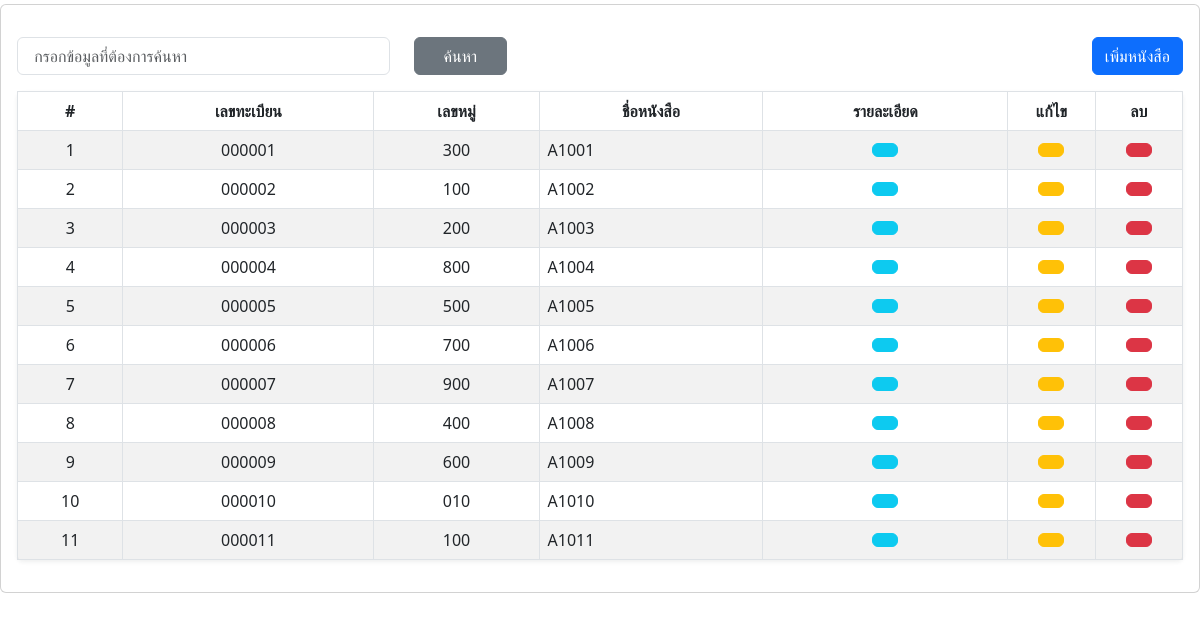
Page /staff/page/books.php on the committed database.
### tables this page shows
CREATE TABLE `books` (
  `id_bk` varchar(20) NOT NULL COMMENT 'เลขทะเบียนหนังสือ',
  `id_cate` varchar(20) NOT NULL COMMENT 'เลขหมวดหมู่',
  `name_cate` varchar(50) NOT NULL COMMENT 'ชื่อหมวดหมู่',
  `name_bk` varchar(50) NOT NULL COMMENT 'ชื่อหนังสือ',
  `detail_bk` varchar(200) NOT NULL COMMENT 'รายละเอียด',
  `create_at` timestamp NOT NULL DEFAULT current_timestamp()
);

### staff/page/books.php (the view, shortened to what this page needs)
<?php require $_SERVER['DOCUMENT_ROOT']."/user63202040097/src/Database/conn.php"; ?>
<?php
    if(isset($_POST['search'])){
        $books_data = $_POST["books_data"];
        $sql = "SELECT * FROM
        books WHERE id_bk LIKE '%$books_data%'
        OR name_bk LIKE '%$books_data%'
        OR id_cate LIKE '%$books_data%'
        ORDER BY id_bk ASC";
        $result = mysqli_query($conn,$sql);
        $count = mysqli_num_rows($result);
        $order = 1;
    }else{
        $sql = "SELECT * FROM books";
        $result = mysqli_query($conn,$sql);
        $count = mysqli_num_rows($result);
        $order = 1;
    }
?>
<!DOCTYPE html>
<html lang="en">
<head>
    <link rel="stylesheet" href="https://unicons.iconscout.com/release/v4.0.0/css/line.css">
    <link rel="stylesheet" href="../assets/css/bootstrap.css">
    <link rel="stylesheet" href="../assets/css/dashboard.css">
</head>
<body>
    <div class="card mt-1">
        <div class="card-body">
            <form action="" method="POST" class="form-group my-3 needs-validation">
                <div class="row">
                    <div class="col-4">
                        <input type="text" placeholder=" กรอกข้อมูลที่ต้องการค้นหา" class="form-control"
                            name="books_data">
                    </div>
                    <div class="col-4">
                        <input type="submit" name="search" value="ค้นหา" class="btn btn-secondary w-25">
                    </div>
                    <div class="col-4 text-end">
                        <a href="../staff/dashboard.php?page=insert_books" class="btn btn-primary">เพิ่มหนังสือ</a>
                    </div>
                </div>
            </form>
            <table class="table table-striped table-hover table-bordered table-responsive bg-white rounded shadow-sm ">
                <thead>
                    <tr>
                        <th scope="col" class="text-center align-middle">#</th>
                        <th scope="col" class="text-center align-middle">เลขทะเบียน</th>
                        <th scope="col" class="text-center align-middle">เลขหมู่</th>
                        <th scope="col" class="text-center align-middle"">ชื่อหนังสือ</th>
                        <th scope="col" class="text-center align-middle">รายละเอียด</th>
                        <th scope="col" class="text-center align-middle" width="7.5%">แก้ไข</th>
                        <th scope="col" class="text-center align-middle" width="7.5%">ลบ</th>
                    </tr>
                </thead>
                <tbody>
                    <?php if($count > 0) { ?>
                    <?php while($row = mysqli_fetch_assoc($result)){ ?>
                    <tr>
                        <td class="text-center align-middle"><?php echo $order++;?></td>
                        <td class="text-center align-middle"><?php echo $row["id_bk"];?></td>
                        <td class="text-center align-middle"><?php echo $row["id_cate"];?></td>
                        <td class="align-middle"><?php echo $row["name_bk"];?></td>
                        <td class="text-center align-middle">
                            <a href="../staff/dashboard.php?page=view_books&id_bk=<?php echo $row["id_bk"];?>"
                                class="btn btn-info">
                            </a>
                        </td>
                        <td class="text-center align-middle">
                            <a href="../staff/dashboard.php?page=edit_books&id_bk=<?php echo $row['id_bk'];?>"
                                class="btn btn-warning">
                            </a>
                        </td>
                        <td class="text-center align-middle">
                            <a href="?page=books&id_bk=<?php echo $row['id_bk'];?>&del=1>" class="btn btn-danger">
                            </a>
                        </td>
                    </tr>
                    <?php }?>
                    <?php } ?>
                </tbody>
            </table>
        </div>
    </div>
</body>
</html>

### assets/css/dashboard.css (style rules this page uses)
:root { --main-bg-color: #0665a5; --main-text-color: #0665a5; --second-text-color: #bbbec5; --second-bg-color: #c1e8ef; }

### rows in the picture
books: id_bk "000001", id_cate "300", name_bk "A1001"
books: id_bk "000002", id_cate "100", name_bk "A1002"
books: id_bk "000003", id_cate "200", name_bk "A1003"
books: id_bk "000004", id_cate "800", name_bk "A1004"
books: id_bk "000005", id_cate "500", name_bk "A1005"
books: id_bk "000006", id_cate "700", name_bk "A1006"
books: id_bk "000007", id_cate "900", name_bk "A1007"
books: id_bk "000008", id_cate "400", name_bk "A1008"
books: id_bk "000009", id_cate "600", name_bk "A1009"
books: id_bk "000010", id_cate "010", name_bk "A1010"
books: id_bk "000011", id_cate "100", name_bk "A1011"
